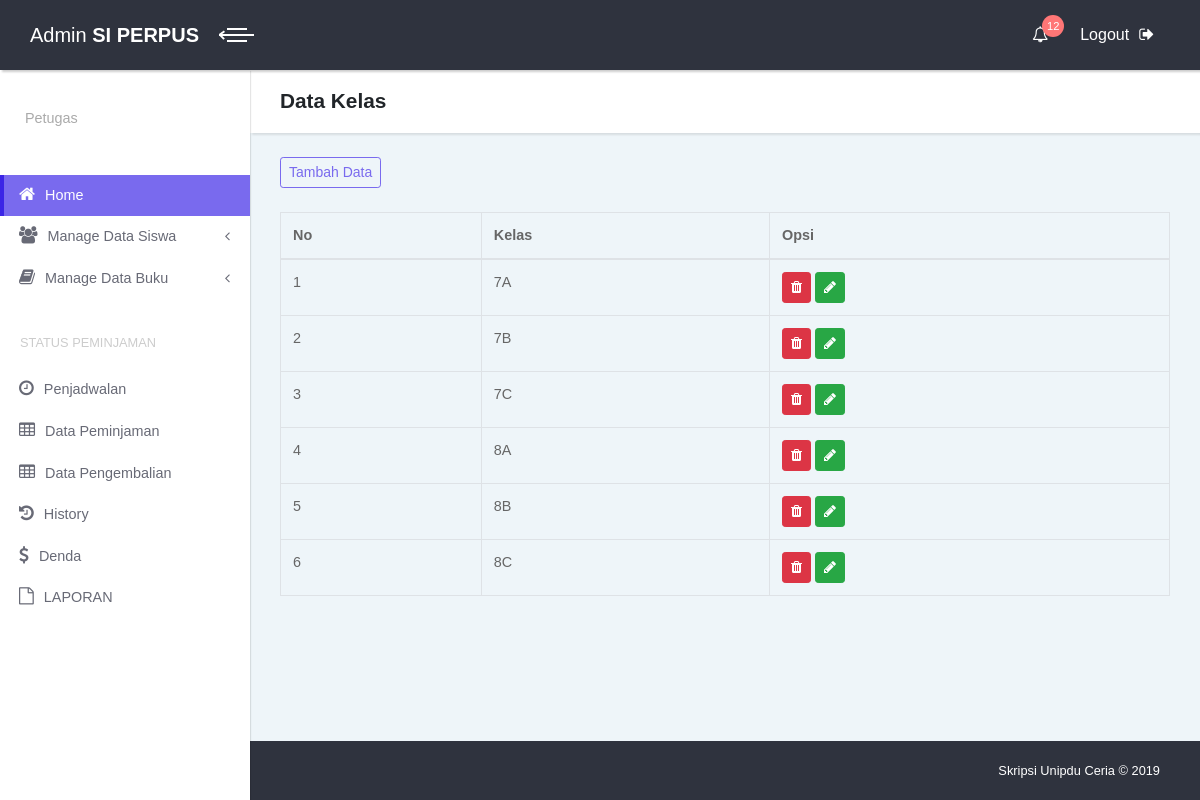
Screenshot of /index.php/admin/kelas with the database file from the repository.
### tables this page shows
CREATE TABLE `kelas` (
  `ID_KELAS` varchar(20) NOT NULL,
  `KELAS` varchar(20) NOT NULL
);

### application/controllers/Admin.php (called while the page is built, shortened)
<?php
class Admin extends CI_Controller {
	public function __construct()
	{
 		$this->load->library('session');
		$this->load->helper('me');
		$this->load->model('M_data');
		$this->load->helper(array('form', 'url'));
		$config['first_link']      = 'Pertama';
		$config['last_link']       = 'Terakhir';
		$config['next_link']       = 'Selanjutnya';
		$config['prev_link']       = 'Sebelumnya';
		$config['full_tag_open']   = '<nav><ul class="pagination justify-content-end">';
		$config['full_tag_close']  = '</ul></nav>';
		$config['num_tag_open']    = '<li class="page-item"><span class="page-link">';
		$config['num_tag_close']   = '</span></li>';
		$config['cur_tag_open']    = '<li class="page-item active"><span class="page-link">';
		$config['cur_tag_close']   = '</span></li>';
		$config['next_tag_open']   = '<li class="page-item"><span class="page-link">';
		$config['next_tag_close']  = '</span></li>';
		$config['prev_tag_open']   = '<li class="page-item"><span class="page-link">';
		$config['prev_tag_close']  = '</span></li>';
		$config['first_tag_open']  = '<li class="page-item"><span class="page-link">';
		$config['first_tag_close'] = '</span></li>';
		$config['last_tag_open']   = '<li class="page-item"><span class="page-link">';
		$config['last_tag_close']  = '</span></li>';
		$this->load->library('pagination', $config);
	}
	function kelas()
	{
		$data['judul'] 	 	= "Data Kelas";
		$data['query_kls']	= $this->M_data->tampil_data('kelas');
		$data['konten']  	= $this->load->view('admin/kelas/kelas', $data, TRUE);
		$this->load->view('admin/master', $data, FALSE);
	}
}

### index.php (called while the page is built, shortened)
<?php
require_once BASEPATH.'core/CodeIgniter.php';

### application/models/M_data.php (called while the page is built, shortened)
<?php
class M_data extends CI_Model {
	function tampil_data($table){
		return $this->db->get($table);
	}
}

### application/views/admin/kelas/kelas.php (the view)
<header class="page-header">
	<div class="container-fluid">
	  <h2 class="no-margin-bottom"><?php echo $judul; ?></h2>
	</div>
</header>
<br>
<div class="container-fluid">
	<a href="<?=base_url('admin/tambahKelas')?>" class="btn btn-outline-primary btn-sm">Tambah Data</a>
	<br><br>
	<table class="table table-bordered table-inverse table-hover">
		<thead>
			<tr>
				<th>No</th>
				<th>Kelas</th>
				<th>Opsi</th>
			</tr>
		</thead>
		<tbody>
			<?php $no=1; foreach ($query_kls->result() as $k) { ?>
			<tr>
				<td><?=$no++; ?></td>
				<td><?=$k->KELAS; ?></td>
				<td>
					<a href="<?=base_url('admin/hapusKelas/'.$k->ID_KELAS)?>" class="btn btn-danger btn-sm"><i class="fa fa-trash"></i></a>
					<a href="<?=base_url('admin/editKelas/'.$k->ID_KELAS)?>" class="btn btn-success btn-sm"><i class="fa fa-pencil"></i></a>
				</td>
			</tr>
			<?php } ?>
		</tbody>
	</table>
</div>

### rows the page displays
kelas: KELAS "7A"
kelas: KELAS "7B"
kelas: KELAS "7C"
kelas: KELAS "8A"
kelas: KELAS "8B"
kelas: KELAS "8C"

### other values shown
$judul "Data Kelas"
